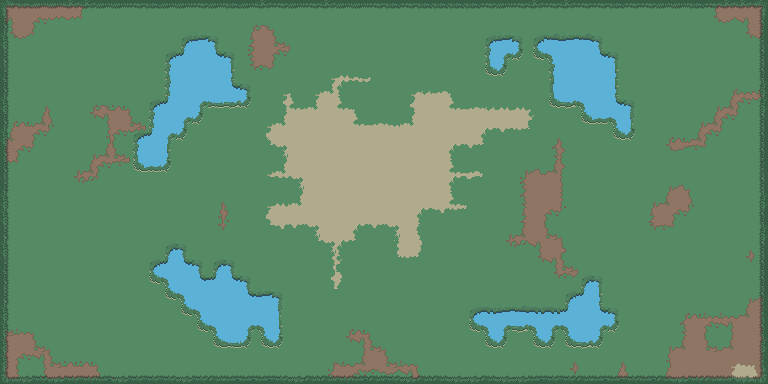

Below is a game level as drawn by its tile map, then a one-line description and the .tmx that defines it (tile-layer data replaced by summaries):
An orthogonal 48x24 tile map with 16x16 px tiles, 4 tile layers (ground, ground-detail1, ground-detail2, ground-details2) and 15 objects (6x COLLISIONBOX, 4x SPAWNPOINT, 3x PROP, 2x CREATURE).

<map version="1.2" tiledversion="1.2.3" orientation="orthogonal" renderorder="right-down" width="48" height="24" tilewidth="16" tileheight="16" infinite="0" nextlayerid="7" nextobjectid="8">
 <tileset firstgid="1" name="tileset" tilewidth="16" tileheight="16" tilecount="1024" columns="32">
  <image source="tileset.png" width="512" height="512" />
  <terraintypes>
   <terrain name="hedge" tile="33" />
   <terrain name="sand" tile="2" />
   <terrain name="mud" tile="1" />
   <terrain name="lava" tile="3" />
   <terrain name="grass" tile="32" />
   <terrain name="water" tile="34" />
  </terraintypes>
  <tile id="1" terrain="2,2,2,2" />
  <tile id="2" terrain="1,1,1,1" />
  <tile id="3" terrain="3,3,3,3">
   <animation>
    <frame tileid="3" duration="250" />
    <frame tileid="35" duration="250" />
   </animation>
  </tile>
  <tile id="32" terrain="4,4,4,4" />
  <tile id="33" terrain="0,0,0,0" />
  <tile id="34" terrain="5,5,5,5" />
  <tile id="70" terrain=",,,1" />
  <tile id="71" terrain=",,1,1" />
  <tile id="72" terrain=",,1,1" />
  <tile id="73" terrain=",,1,1" />
  <tile id="74" terrain=",,1,1" />
  <tile id="75" terrain=",,1," />
  <tile id="76" terrain=",,,0" />
  <tile id="77" terrain=",,0,0" />
  <tile id="78" terrain=",,0,0" />
  <tile id="79" terrain=",,0,0" />
  <tile id="80" terrain=",,0," />
  <tile id="96" terrain=",,,5" />
  <tile id="97" terrain=",,5,5" />
  <tile id="98" terrain=",,5,5" />
  <tile id="99" terrain=",,5,5" />
  <tile id="100" terrain=",,5," />
  <tile id="102" terrain=",1,,1" />
  <tile id="103" terrain="1,1,1," />
  <tile id="104" terrain="1,1,," />
  <tile id="105" terrain="1,1,," />
  <tile id="106" terrain="1,1,,1" />
  <tile id="107" terrain="1,,1," />
  <tile id="108" terrain=",0,,0" />
  <tile id="109" terrain="0,0,0," />
  <tile id="110" terrain="0,0,," />
  <tile id="111" terrain="0,0,,0" />
  <tile id="112" terrain="0,,0," />
  <tile id="128" terrain=",5,,5" />
  <tile id="129" terrain="5,5,5," />
  <tile id="130" terrain="5,5,,5" />
  <tile id="132" terrain="5,,5," />
  <tile id="134" terrain=",1,,1" />
  <tile id="135" terrain="1,,1," />
  <tile id="138" terrain=",1,,1" />
  <tile id="139" terrain="1,,1," />
  <tile id="140" terrain=",0,,0" />
  <tile id="141" terrain="0,,0," />
  <tile id="143" terrain=",0,,0" />
  <tile id="144" terrain="0,,0," />
  <tile id="160" terrain=",5,,5" />
  <tile id="161" terrain="5,,5,5" />
  <tile id="162" terrain=",5,5,5" />
  <tile id="164" terrain="5,,5," />
  <tile id="166" terrain=",1,,1" />
  <tile id="167" terrain="1,,1," />
  <tile id="170" terrain=",1,,1" />
  <tile id="171" terrain="1,,1," />
  <tile id="172" terrain=",0,,0" />
  <tile id="173" terrain="0,,0,0" />
  <tile id="174" terrain=",,0,0" />
  <tile id="175" terrain=",0,0,0" />
  <tile id="176" terrain="0,,0," />
  <tile id="192" terrain=",5,," />
  <tile id="193" terrain="5,5,," />
  <tile id="194" terrain="5,5,," />
  <tile id="195" terrain="5,5,," />
  <tile id="196" terrain="5,,," />
  <tile id="198" terrain=",1,,1" />
  <tile id="199" terrain="1,,1,1" />
  <tile id="200" terrain=",,1,1" />
  <tile id="201" terrain=",,1,1" />
  <tile id="202" terrain=",1,1,1" />
  <tile id="203" terrain="1,,1," />
  <tile id="204" terrain=",0,," />
  <tile id="205" terrain="0,0,," />
  <tile id="206" terrain="0,0,," />
  <tile id="207" terrain="0,0,," />
  <tile id="208" terrain="0,,," />
  <tile id="230" terrain=",1,," />
  <tile id="231" terrain="1,1,," />
  <tile id="232" terrain="1,1,," />
  <tile id="233" terrain="1,1,," />
  <tile id="234" terrain="1,1,," />
  <tile id="235" terrain="1,,," />
  <tile id="256" terrain=",,,2" />
  <tile id="257" terrain=",,2,2" />
  <tile id="258" terrain=",,2,2" />
  <tile id="259" terrain=",,2,2" />
  <tile id="260" terrain=",,2,2" />
  <tile id="261" terrain=",,2," />
  <tile id="262" terrain=",,,4" />
  <tile id="263" terrain=",,4,4" />
  <tile id="264" terrain=",,4,4" />
  <tile id="265" terrain=",,4,4" />
  <tile id="266" terrain=",,4,4" />
  <tile id="267" terrain=",,4," />
  <tile id="288" terrain=",2,,2" />
  <tile id="289" terrain="2,2,2," />
  <tile id="290" terrain="2,2,," />
  <tile id="291" terrain="2,2,," />
  <tile id="292" terrain="2,2,,2" />
  <tile id="293" terrain="2,,2," />
  <tile id="294" terrain=",4,,4" />
  <tile id="295" terrain="4,4,4," />
  <tile id="296" terrain="4,4,," />
  <tile id="297" terrain="4,4,," />
  <tile id="298" terrain="4,4,,4" />
  <tile id="299" terrain="4,,4," />
  <tile id="320" terrain=",2,,2" />
  <tile id="321" terrain="2,,2," />
  <tile id="324" terrain=",2,,2" />
  <tile id="325" terrain="2,,2," />
  <tile id="326" terrain=",4,,4" />
  <tile id="327" terrain="4,,4," />
  <tile id="330" terrain=",4,,4" />
  <tile id="331" terrain="4,,4," />
  <tile id="352" terrain=",2,,2" />
  <tile id="353" terrain="2,,2," />
  <tile id="356" terrain=",2,,2" />
  <tile id="357" terrain="2,,2," />
  <tile id="358" terrain=",4,,4" />
  <tile id="359" terrain="4,,4," />
  <tile id="362" terrain=",4,,4" />
  <tile id="363" terrain="4,,4," />
  <tile id="384" terrain=",2,,2" />
  <tile id="385" terrain="2,,2,2" />
  <tile id="386" terrain=",,2,2" />
  <tile id="387" terrain=",,2,2" />
  <tile id="388" terrain=",2,2,2" />
  <tile id="389" terrain="2,,2," />
  <tile id="390" terrain=",4,,4" />
  <tile id="391" terrain="4,,4,4" />
  <tile id="392" terrain=",,4,4" />
  <tile id="393" terrain=",,4,4" />
  <tile id="394" terrain=",4,4,4" />
  <tile id="395" terrain="4,,4," />
  <tile id="416" terrain=",2,," />
  <tile id="417" terrain="2,2,," />
  <tile id="418" terrain="2,2,," />
  <tile id="419" terrain="2,2,," />
  <tile id="420" terrain="2,2,," />
  <tile id="421" terrain="2,,," />
  <tile id="422" terrain=",4,," />
  <tile id="423" terrain="4,4,," />
  <tile id="424" terrain="4,4,," />
  <tile id="425" terrain="4,4,," />
  <tile id="426" terrain="4,4,," />
  <tile id="427" terrain="4,,," />
  <tile id="448" terrain=",,,3">
   <animation>
    <frame tileid="448" duration="250" />
    <frame tileid="640" duration="250" />
   </animation>
  </tile>
  <tile id="449" terrain=",,3,3">
   <animation>
    <frame tileid="449" duration="250" />
    <frame tileid="641" duration="250" />
   </animation>
  </tile>
  <tile id="450" terrain=",,3,3">
   <animation>
    <frame tileid="450" duration="250" />
    <frame tileid="642" duration="250" />
   </animation>
  </tile>
  <tile id="451" terrain=",,3,3">
   <animation>
    <frame tileid="451" duration="250" />
    <frame tileid="643" duration="250" />
   </animation>
  </tile>
  <tile id="452" terrain=",,3,3">
   <animation>
    <frame tileid="452" duration="250" />
    <frame tileid="644" duration="250" />
   </animation>
  </tile>
  <tile id="453" terrain=",,3,">
   <animation>
    <frame tileid="453" duration="250" />
    <frame tileid="645" duration="250" />
   </animation>
  </tile>
  <tile id="480" terrain=",3,,3">
   <animation>
    <frame tileid="480" duration="250" />
    <frame tileid="672" duration="250" />
   </animation>
  </tile>
  <tile id="481" terrain="3,3,3,">
   <animation>
    <frame tileid="481" duration="250" />
    <frame tileid="673" duration="250" />
   </animation>
  </tile>
  <tile id="482" terrain="3,3,,">
   <animation>
    <frame tileid="482" duration="250" />
    <frame tileid="674" duration="250" />
   </animation>
  </tile>
  <tile id="483" terrain="3,3,,">
   <animation>
    <frame tileid="483" duration="250" />
    <frame tileid="675" duration="250" />
   </animation>
  </tile>
  <tile id="484" terrain="3,3,,3">
   <animation>
    <frame tileid="484" duration="250" />
    <frame tileid="676" duration="250" />
   </animation>
  </tile>
  <tile id="485" terrain="3,,3,">
   <animation>
    <frame tileid="485" duration="250" />
    <frame tileid="677" duration="250" />
   </animation>
  </tile>
  <tile id="512" terrain=",3,,3">
   <animation>
    <frame tileid="512" duration="250" />
    <frame tileid="704" duration="250" />
   </animation>
  </tile>
  <tile id="513" terrain="3,,3,">
   <animation>
    <frame tileid="513" duration="250" />
    <frame tileid="705" duration="250" />
   </animation>
  </tile>
  <tile id="516" terrain=",3,,3">
   <animation>
    <frame tileid="516" duration="250" />
    <frame tileid="708" duration="250" />
   </animation>
  </tile>
  <tile id="517" terrain="3,,3,">
   <animation>
    <frame tileid="517" duration="250" />
    <frame tileid="709" duration="250" />
   </animation>
  </tile>
  <tile id="544" terrain=",3,,3">
   <animation>
    <frame tileid="544" duration="250" />
    <frame tileid="736" duration="250" />
   </animation>
  </tile>
  <tile id="545" terrain="3,,3,">
   <animation>
    <frame tileid="545" duration="250" />
    <frame tileid="737" duration="250" />
   </animation>
  </tile>
  <tile id="548" terrain=",3,,3">
   <animation>
    <frame tileid="548" duration="250" />
    <frame tileid="740" duration="250" />
   </animation>
  </tile>
  <tile id="549" terrain="3,,3,">
   <animation>
    <frame tileid="549" duration="250" />
    <frame tileid="741" duration="250" />
   </animation>
  </tile>
  <tile id="576" terrain=",3,,3">
   <animation>
    <frame tileid="576" duration="250" />
    <frame tileid="768" duration="250" />
   </animation>
  </tile>
  <tile id="577" terrain="3,,3,3">
   <animation>
    <frame tileid="577" duration="250" />
    <frame tileid="769" duration="250" />
   </animation>
  </tile>
  <tile id="578" terrain=",,3,3">
   <animation>
    <frame tileid="578" duration="250" />
    <frame tileid="770" duration="250" />
   </animation>
  </tile>
  <tile id="579" terrain=",,3,3">
   <animation>
    <frame tileid="579" duration="250" />
    <frame tileid="771" duration="250" />
   </animation>
  </tile>
  <tile id="580" terrain=",3,3,3">
   <animation>
    <frame tileid="580" duration="250" />
    <frame tileid="772" duration="250" />
   </animation>
  </tile>
  <tile id="581" terrain="3,,3,">
   <animation>
    <frame tileid="581" duration="250" />
    <frame tileid="773" duration="250" />
   </animation>
  </tile>
  <tile id="608" terrain=",3,,">
   <animation>
    <frame tileid="608" duration="250" />
    <frame tileid="800" duration="250" />
   </animation>
  </tile>
  <tile id="609" terrain="3,3,,">
   <animation>
    <frame tileid="609" duration="250" />
    <frame tileid="801" duration="250" />
   </animation>
  </tile>
  <tile id="610" terrain="3,3,,">
   <animation>
    <frame tileid="610" duration="250" />
    <frame tileid="802" duration="250" />
   </animation>
  </tile>
  <tile id="611" terrain="3,3,,">
   <animation>
    <frame tileid="611" duration="250" />
    <frame tileid="803" duration="250" />
   </animation>
  </tile>
  <tile id="612" terrain="3,3,,">
   <animation>
    <frame tileid="612" duration="250" />
    <frame tileid="804" duration="250" />
   </animation>
  </tile>
  <tile id="613" terrain="3,,,">
   <animation>
    <frame tileid="613" duration="250" />
    <frame tileid="805" duration="250" />
   </animation>
  </tile>
 </tileset>
 <layer id="1" name="ground" width="48" height="24">
  <data>[1152 cells, 1152 non-empty, 1 distinct tile ids]</data>
 </layer>
 <layer id="2" name="ground-detail1" width="48" height="24">
  <data>[1152 cells, 254 non-empty, 30 distinct tile ids]</data>
 </layer>
 <layer id="3" name="ground-detail2" width="48" height="24">
  <data>[1152 cells, 175 non-empty, 29 distinct tile ids]</data>
 </layer>
 <layer id="5" name="ground-details2" width="48" height="24">
  <data>[1152 cells, 294 non-empty, 39 distinct tile ids]</data>
 </layer>
 <objectgroup id="4" name="default">
  <object id="1" name="player-1" type="SPAWNPOINT" x="128" y="48" width="16" height="16" />
  <object id="2" name="player-2" type="SPAWNPOINT" x="352" y="48" width="16" height="16" />
  <object id="3" name="player-3" type="SPAWNPOINT" x="128" y="224" width="16" height="16" />
  <object id="4" name="player-4" type="SPAWNPOINT" x="352" y="224" width="16" height="16" />
  <object id="5" type="CREATURE" x="288" y="64" width="16" height="16">
   <properties>
    <property name="addShadow" type="bool" value="true" />
    <property name="collision" type="bool" value="true" />
    <property name="collisionboxHeight" type="float" value="8.8" />
    <property name="collisionboxWidth" type="float" value="6" />
    <property name="indestructible" type="bool" value="false" />
    <property name="spritesheetName" value="warrior" />
   </properties>
  </object>
  <object id="7" name="warrior-test" type="CREATURE" x="215" y="149" width="18" height="22">
   <properties>
    <property name="addShadow" type="bool" value="true" />
    <property name="collision" type="bool" value="true" />
    <property name="collisionAlign" value="CENTER" />
    <property name="collisionValign" value="DOWN" />
    <property name="collisionboxHeight" value="6.0" />
    <property name="collisionboxWidth" value="5.0" />
    <property name="indestructible" type="bool" value="false" />
    <property name="spritesheetName" value="warrior" />
   </properties>
  </object>
  <object id="8" type="PROP" x="160" y="16" width="20" height="28">
   <properties>
    <property name="addShadow" type="bool" value="false" />
    <property name="collision" type="bool" value="true" />
    <property name="collisionAlign" value="CENTER" />
    <property name="collisionValign" value="MIDDLE_DOWN" />
    <property name="collisionboxHeight" value="10.0" />
    <property name="collisionboxWidth" value="12.0" />
    <property name="indestructible" type="bool" value="false" />
    <property name="spritesheetName" value="stone1" />
   </properties>
  </object>
  <object id="9" type="PROP" x="448" y="80" width="20" height="28">
   <properties>
    <property name="addShadow" type="bool" value="false" />
    <property name="collision" type="bool" value="true" />
    <property name="collisionAlign" value="LEFT" />
    <property name="collisionboxHeight" value="13.0" />
    <property name="collisionboxWidth" value="14.0" />
    <property name="indestructible" type="bool" value="false" />
    <property name="spritesheetName" value="stone1" />
   </properties>
  </object>
  <object id="10" type="PROP" x="352" y="112" width="15" height="20">
   <properties>
    <property name="addShadow" type="bool" value="false" />
    <property name="collision" type="bool" value="true" />
    <property name="collisionAlign" value="RIGHT" />
    <property name="collisionValign" value="MIDDLE_DOWN" />
    <property name="collisionboxHeight" value="6.0" />
    <property name="collisionboxWidth" value="11.0" />
    <property name="indestructible" type="bool" value="false" />
    <property name="spritesheetName" value="stone2" />
   </properties>
  </object>
 </objectgroup>
 <objectgroup id="6" name="collision">
  <object id="11" type="COLLISIONBOX" x="135" y="136" width="36" height="34">
   <properties>
    <property name="collisionType" value="STATIC" />
   </properties>
  </object>
  <object id="1" type="COLLISIONBOX" x="152" y="104" width="34" height="32">
   <properties>
    <property name="collisionType" value="STATIC" />
   </properties>
  </object>
  <object id="2" type="COLLISIONBOX" x="186" y="104" width="15" height="17">
   <properties>
    <property name="collisionType" value="STATIC" />
   </properties>
  </object>
  <object id="3" type="COLLISIONBOX" x="167" y="55" width="66" height="49">
   <properties>
    <property name="collisionType" value="STATIC" />
   </properties>
  </object>
  <object id="4" type="COLLISIONBOX" x="184" y="38" width="34" height="17">
   <properties>
    <property name="collisionType" value="STATIC" />
   </properties>
  </object>
  <object id="7" type="COLLISIONBOX" x="233" y="87" width="16" height="17">
   <properties>
    <property name="collisionType" value="STATIC" />
   </properties>
  </object>
 </objectgroup>
</map>
